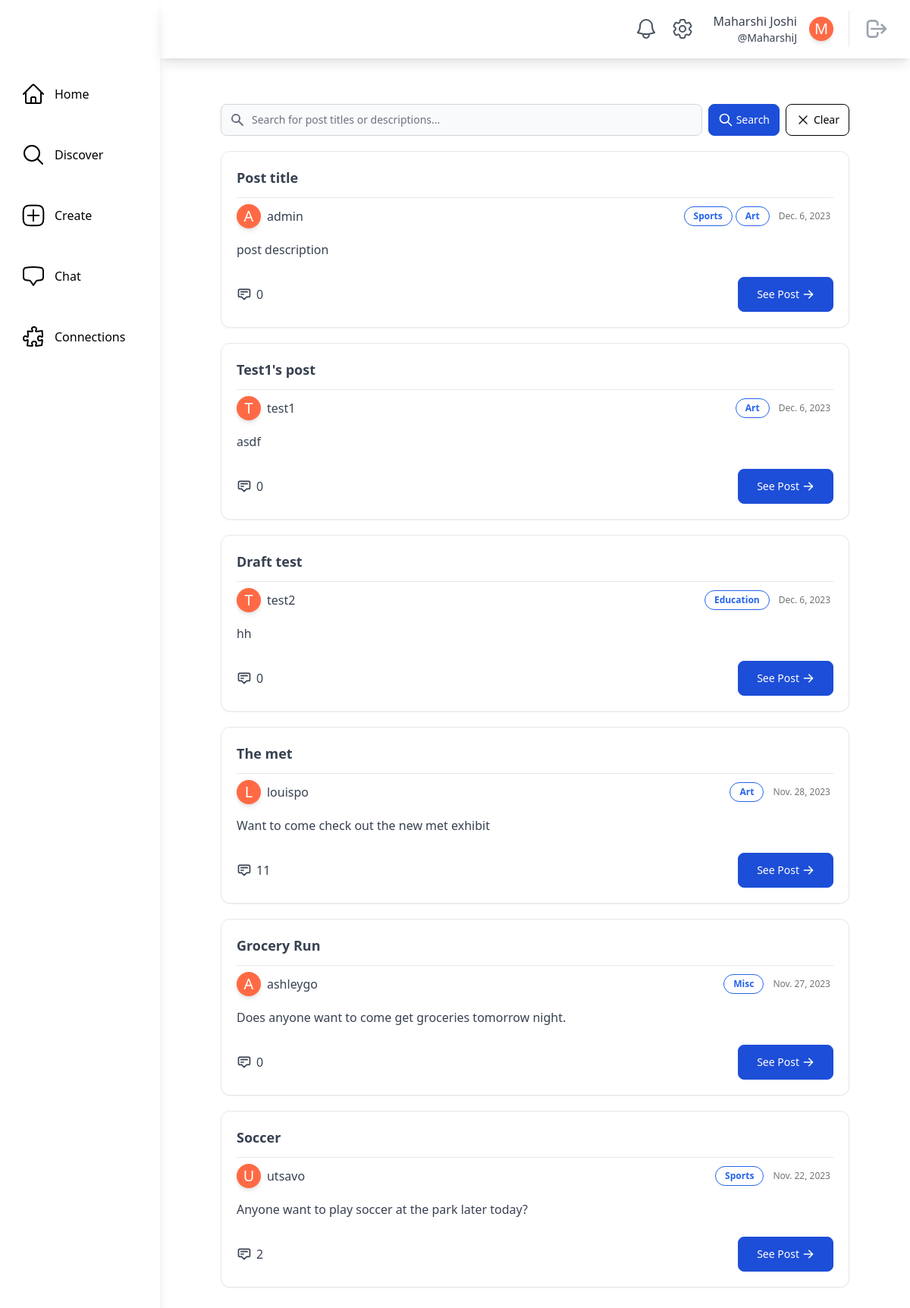
Screenshot of /discover/ (signed in) with the database file from the repository.
### main/models.py (models this page shows, shortened)
class SocialUser(AbstractUser):
    class Pronouns(models.IntegerChoices):
        SHE = 1, _("She/Her")
        HE = 2, _("He/Him")
        THEY = 3, _("They/Them")
        OTHER = 4, _("Other/Prefer Not To Say")
    username = models.CharField(max_length=30, unique=True)
    email = models.EmailField(unique=True, default="@nyu.edu")
    full_name = models.CharField(max_length=50, default="")
    pronouns = models.IntegerField(default=Pronouns.OTHER, choices=Pronouns.choices)
    date_of_birth = models.DateField(null=True, validators=[validate_age])
    major = models.CharField(max_length=100, default="undeclared")
    tags = models.ManyToManyField(InterestTag, related_name="tags")
    profile_picture = models.ImageField(
        upload_to="profile_pics/", null=True, blank=True
    )
    timestamp = models.DateTimeField("timestamp", default=timezone.now)  # joined

class InterestTag(models.Model):
    name = models.CharField(max_length=50, unique=True)
    class Meta:
        db_table = "interest_tags"
        verbose_name_plural = "Interest Tags"
    def __str__(self):
        return self.name

### posts/models.py (models this page shows, shortened)
class ActivityPost(models.Model):
    class PostStatus(models.IntegerChoices):
        DRAFT = 1, _("Draft")
        ACTIVE = 2, _("Active")
        ARCHIVED = 3, _("Archived")
    class Meta:
        db_table = "activity_posts"
        verbose_name_plural = "Activity Posts"
    poster = models.ForeignKey(settings.AUTH_USER_MODEL, on_delete=models.CASCADE)
    timestamp = models.DateTimeField(auto_now_add=True)
    title = models.CharField(max_length=255)
    description = models.TextField(max_length=1023)
    status = models.IntegerField(default=PostStatus.DRAFT, choices=PostStatus.choices)
    tags = models.ManyToManyField(InterestTag)

### main/views.py (the view)
# urls.py: path("discover/", views.DiscoverPageView.as_view(), name="discover"),
@method_decorator(login_required, name="dispatch")
class DiscoverPageView(LoginRequiredMixin, generic.ListView):
    model = ActivityPost
    template_name = "main/discover.html"
    def get_queryset(self):
        query = self.request.GET.get("q")
        button_action = self.request.GET.get("action")
        blocked_users = Block.get_blocked_users(self.request.user)
        blocking_users = Block.get_blocking_users(self.request.user)
        if button_action == "clear" or query is None:
            object_list = ActivityPost.objects.filter(
                ~Q(poster__in=blocked_users) & ~Q(poster__in=blocking_users)
            ).order_by("-timestamp")[:50]
        else:
            object_list = ActivityPost.get_posts_by_search(query).filter(
                ~Q(poster__in=blocked_users) & ~Q(poster__in=blocking_users)
            )
        return object_list

### main/models.py (called while the page is built)
    @classmethod
    def count_unread_notifications(cls, user):
        return (
            cls.objects.filter(models.Q(recipient_user=user, is_read=False))
            .all()
            .order_by("-timestamp")
            .count()
        )

    @classmethod
    def get_blocked_users(cls, user):
        return user.blocked_users.all().order_by("timestamp").values("blocked_user")

    @classmethod
    def get_blocking_users(cls, user):
        return user.blocking_users.all().values("blocker")

### theme/templatetags/theme_customfilters.py (called while the page is built)
@register.filter
def count_unread_notifications(user):
    return Notification.count_unread_notifications(user)

### main/templates/main/discover.html (shortened to what this page needs)
{% extends "base.html" %}
{% block content %}
    <div class="m-20 mt-5">
        <div class="flex flex-col justify-center">
            <div class="container mx-auto mt-10 mb-10">
                <form class="flex items-center"
                      method="get"
                      action="{% url 'main:discover' %}">
                    <div class="relative w-full">
                        <div class="flex absolute inset-y-0 left-0 items-center pl-3 pointer-events-none">
                        </div>
                        <input type="text"
                               name="q"
                               class="bg-gray-50 border border-gray-300 text-gray-900 text-sm rounded-lg focus:ring-blue-500 focus:border-blue-500 block w-full pl-10 p-2.5  "
                               placeholder="Search for post titles or descriptions...">
                    </div>
                    <button type="submit"
                            name="action"
                            value="search"
                            class="inline-flex items-center py-2.5 px-3 mx-2 text-sm font-medium text-white bg-blue-700 rounded-lg border border-blue-700 hover:bg-blue-800 focus:ring-4 focus:outline-none focus:ring-blue-300 ">
                        <svg class="mr-1 w-5 h-5"
                             fill="none"
                             stroke="currentColor"
                             viewBox="0 0 24 24"
                             xmlns="http://www.w3.org/2000/svg">
                            <path stroke-linecap="round" stroke-linejoin="round" stroke-width="2" d="M21 21l-6-6m2-5a7 7 0 11-14 0 7 7 0 0114 0z">
                            </path>
                        </svg>
                        Search
                    </button>
                    <button type="submit"
                            name="action"
                            value="clear"
                            class="inline-flex items-center py-2.5 px-3 text-sm font-medium text-black bg-white rounded-lg border border-black hover:bg-gray-200 focus:ring-4 focus:outline-none focus:ring-blue-300">
                        <svg xmlns="http://www.w3.org/2000/svg"
                             fill="none"
                             viewBox="0 0 24 24"
                             stroke-width="1.5"
                             stroke="currentColor"
                             class="w-5 h-5 mr-1">
                            <path stroke-linecap="round" stroke-linejoin="round" d="M6 18L18 6M6 6l12 12" />
                        </svg>
                        Clear
                    </button>
                </form>
                <div class="mt-5">
                    {% if object_list %}
                        {% for post in object_list %}
                            <div class="mb-5">{% include "posts/post_card.html" with post=post %}</div>
                        {% endfor %}
                    {% else %}
                        <p class="text-center text-gray-500">Hmm...we couldn't find anything :/</p>
                    {% endif %}
                </div>
            </div>
        </div>
    </div>
{% endblock content %}

### theme/templates/base.html (shortened to what this page needs)
{% load static tailwind_tags %}
{% load theme_customfilters %}
<!DOCTYPE html>
<html lang="en">
    <head>
        {% tailwind_css %}
    </head>
    <body class="flex bg-white min-h-screen">
        {% if user.is_authenticated %}
            <div class="h-screen w-full bg-white relative flex overflow-hidden">
                <aside class="h-full shadow-lg w-64 flex flex-col space-y-10 items-start relative bg-white text-black">
                    <div class="h-16 flex items-center w-full">
                    </div>
                    <a href="{% url 'main:home' %}"
                       class="flex items-center ml-6 p-1 rounded hover:bg-gray-100 focus:bg-gray-100 transition duration-200 transform hover:scale-110">
                        <span class="ml-3">Home</span>
                    </a>
                    <a href="{% url 'main:discover' %}"
                       class="flex items-center ml-6 p-1 rounded hover:bg-gray-100 focus:bg-gray-100 transition duration-200 transform hover:scale-110">
                        <svg xmlns="http://www.w3.org/2000/svg"
                             fill="none"
                             viewBox="0 0 24 24"
                             stroke-width="1.5"
                             stroke="currentColor"
                             class="w-8 h-8">
                            <path stroke-linecap="round" stroke-linejoin="round" d="M21 21l-5.197-5.197m0 0A7.5 7.5 0 105.196 5.196a7.5 7.5 0 0010.607 10.607z" />
                        </svg>
                        <span class="ml-3">Discover</span>
                    </a>
                    <a href="{% url 'posts:create_post' %}"
                       class="flex items-center ml-6 p-1 rounded hover:bg-gray-100 focus:bg-gray-100 transition duration-200 transform hover:scale-110">
                        <span class="ml-3">Create</span>
                    </a>
                    <a href="{% url 'chat:chat_room_list' %}"
                       class="flex items-center ml-6 p-1 rounded hover:bg-gray-100 focus:bg-gray-100 transition duration-200 transform hover:scale-110">
                        <span class="ml-3">Chat</span>
                    </a>
                    <a href="{% url 'main:connections' user.username %}"
                       class="flex items-center ml-6 p-1 rounded hover:bg-gray-100 focus:bg-gray-100 transition duration-200 transform hover:scale-110">
                        <span class="ml-3">Connections</span>
                    </a>
                </aside>
                <div class="w-full h-full flex flex-col justify-between">
                    <header class="h-20 w-full flex items-center relative justify-end px-5 shadow-lg">
                        <a href="{% url 'main:notifications' user.username %}"
                           class="relative p-2 text-gray-600 hover:bg-gray-100 hover:text-gray-600 focus:bg-gray-100 focus:text-gray-600 rounded-full">
                           <span class="absolute top-1 left-6 text-xs bg-red-500 text-white font-medium px-1 shadow-lg rounded-full border-2 border-white">
                           </span>
                        </a>
                            <a href="{% url 'main:settings' user.username %}"
                            class="relative p-2 text-gray-600 hover:bg-gray-100 hover:text-gray-600 focus:bg-gray-100 focus:text-gray-600 rounded-full">
                        </a>
                        <a href="{% url 'main:profile_page' user.username %}"
                           class="rounded hover:bg-gray-100 hover:text-gray-600 focus:bg-gray-100 focus:text-gray-600 px-2 ml-2">
                            <div class="flex flex-shrink-0 items-center space-x-4 text-gray-700">
                                <div class="flex flex-col items-end ">
                                    <div class="text-md font-medium ">{{ user.full_name|capfirst }}</div>
                                    <div class="text-sm font-regular">@{{ user.username }}</div>
                                </div>
                                <div class="rounded-full h-8 w-8 bg-[#ff6a45] flex items-center justify-center shadow-md border-white transition duration-200 transform hover:scale-110">
                                    {% if user.profile_picture %}
                                        {% comment %} Profile Picture with same shape {% endcomment %}
                                    {% else %}
                                            <span class="text-white text-xl">{{ user.full_name|first|capfirst }}</span>
                                    {% endif %}
                                </div>
                            </div>
                        </a>
                        <div class="border-l pl-3 ml-3 space-x-1">
                            <button class="relative p-2 text-gray-400 hover:bg-gray-100 hover:text-gray-600 focus:bg-gray-100 focus:text-gray-600 rounded-full">
                                <a href="{% url 'main:logout' %}">
                                    <svg aria-hidden="true"
                                         fill="none"
                                         viewBox="0 0 24 24"
                                         stroke="currentColor"
                                         class="h-8 w-8">
                                        <path stroke-linecap="round" stroke-linejoin="round" stroke-width="2" d="M17 16l4-4m0 0l-4-4m4 4H7m6 4v1a3 3 0 01-3 3H6a3 3 0 01-3-3V7a3 3 0 013-3h4a3 3 0 013 3v1" />
                                    </svg>
                                </a>
                            </button>
                        </div>
                    </header>
                    <main class="max-w-full h-full flex flex-col relative overflow-auto">
                        {% block content %}
                        {% endblock content %}
                    </main>
                </div>
            </div>
        {% endif %}
    </body>
</html>

### posts/templates/posts/post_card.html
<div class="rounded-xl border p-5 shadow-sm bg-white">
    <div class="text-lg font-bold text-gray-700 border-b pb-3">{{ post.title|capfirst }}</div>
    <div class="flex flex-wrap w-full items-center justify-between">
        <a href="{% url 'main:profile_page' post.poster.username %}"
           class="flex items-center hover:bg-gray-100 rounded hover:text-gray-600 focus:bg-gray-100 focus:text-gray-600 mt-2">
           <div class="rounded-full h-8 w-8 bg-[#ff6a45] flex items-center justify-center shadow-md border-white transition duration-200 transform hover:scale-110">
              {% if post.poster.profile_picture %}
                 {% comment %} Profile Picture with same shape {% endcomment %}
              {% else %}
                 <span class="text-white text-xl">{{ post.poster.full_name|first|capfirst }}</span>
              {% endif %}
           </div>
           <div class="flex items-center ml-2">
              <div class="text-md font-regular text-gray-700">{{ post.poster.username }}</div>
           </div>
        </a>
        <div class="flex flex-wrap justify-self-end items-center">
            <div class="flex items-center justify-items-start mr-2 mt-2">
                {% for tag in post.tags.all %}
                    <button class="mr-1 rounded-2xl border border-blue-600 text-blue-600 bg-white px-3 py-1 text-xs font-semibold">{{ tag }}</button>
                {% endfor %}
            </div>
            <div class="text-xs text-neutral-500 text-right mr-1 mt-2">{{ post.timestamp.date }}</div>
        </div>
    </div>
    <div class="mt-4 mb-6">
        <div class="text-gray-700">{{ post.description }}</div>
    </div>
    <div class="w-full flex flex-row justify-between">
        <div class="flex items-center transition text-gray-700 hover:text-gray-700">
            <svg xmlns="http://www.w3.org/2000/svg"
                 class="mr-1.5 h-5 w-5"
                 fill="none"
                 viewBox="0 0 24 24"
                 stroke="currentColor"
                 stroke-width="2">
                <path stroke-linecap="round" stroke-linejoin="round" d="M7 8h10M7 12h4m1 8l-4-4H5a2 2 0 01-2-2V6a2 2 0 012-2h14a2 2 0 012 2v8a2 2 0 01-2 2h-3l-4 4z" />
            </svg>
            <span>{{ post.comments.count }}</span>
        </div>
        <a href="{% url 'posts:post_details' poster=post.poster pk=post.id %}"
           class="inline-flex items-center justify-center px-6 py-3 mb-2 text-sm text-white bg-blue-700 rounded-lg border border-blue-700 hover:bg-blue-800 focus:ring-4 focus:outline-none focus:ring-blue-300 sm:w-auto sm:mb-0"
           data-primary="green-400"
           data-rounded="rounded-2xl"
           data-primary-reset="{}">
            See Post
            <svg class="w-4 h-4 ml-1"
                 xmlns="http://www.w3.org/2000/svg"
                 viewBox="0 0 20 20"
                 fill="currentColor">
                <path fill-rule="evenodd" d="M10.293 3.293a1 1 0 011.414 0l6 6a1 1 0 010 1.414l-6 6a1 1 0 01-1.414-1.414L14.586 11H3a1 1 0 110-2h11.586l-4.293-4.293a1 1 0 010-1.414z" clip-rule="evenodd">
                </path>
            </svg>
        </a>
    </div>
</div>

### rows the page displays
SocialUser: full_name "Maharshi Joshi", username "MaharshiJ", full_name|first "M"
ActivityPost: title "Post title", poster.full_name|first "A", poster.username "admin", timestamp "Dec. 6, 2023", description "post description", comments.count "0"
InterestTag: name "Sports"
InterestTag: name "Art"
ActivityPost: title "Test1's post", poster.full_name|first "T", poster.username "test1", timestamp "Dec. 6, 2023", description "asdf", comments.count "0"
ActivityPost: title "Draft test", poster.full_name|first "T", poster.username "test2", timestamp "Dec. 6, 2023", description "hh", comments.count "0"
InterestTag: name "Education"
ActivityPost: title "The met", poster.full_name|first "L", poster.username "louispo", timestamp "Nov. 28, 2023", description "Want to come check out the new met exhibit", comments.count "11"
ActivityPost: title "Grocery Run", poster.full_name|first "A", poster.username "ashleygo", timestamp "Nov. 27, 2023", description "Does anyone want to come get groceries tomorrow night.", comments.count "0"
InterestTag: name "Misc"
ActivityPost: title "Soccer", poster.full_name|first "U", poster.username "utsavo", timestamp "Nov. 22, 2023", description "Anyone want to play soccer at the park later today?", comments.count "2"
